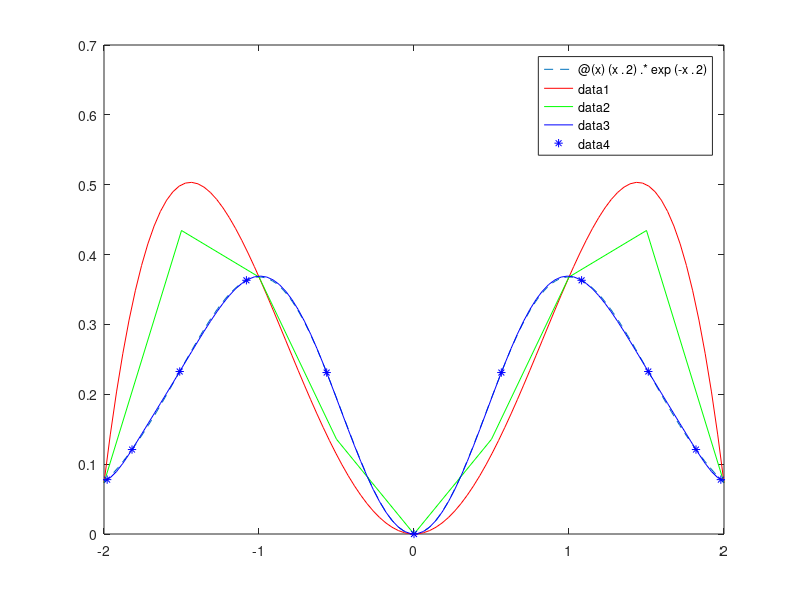

Reproduce this figure in MATLAB.
%% Polinomio Lagrange y Spline
a=-5;
b=5;
f=@(x) 1./(1+x.^2);
%nodos equiespaciados
fplot(f,[a b],'--')
x1=a:b;
p=polyfit(x1,f(x1),10);
x=linspace(a,b); %para que el grafico sea continuo
figure(1)
hold on
plot(x,polyval(p,x),'r')
xs=a:.25:b;
sp=spline(x1,f(x1),xs);
plot(xs,sp,'g-')
hold off
%% Nodos de Chebyshev
a=-5;
b=5;
nmax=10;
f=@(x) 1./(1+x.^2);
for j=1:nmax+1
    nodo(j)=(b+a)/2+(b-a)*cos((2*(j-1)+1)*pi/(2*nmax+2))/2;
end
pchev=polyfit(nodo,f(nodo),nmax);
x=linspace(a,b);
hold on
plot(x,polyval(pchev,x),'b',nodo,f(nodo),'*b')
hold off
%% Polinomio Lagrange y Spline
a=-2;
b=2;
f=@(x) (x.^2).*exp(-x.^2);
%nodos equiespaciados
fplot(f,[a b],'--')
x1=a:b;
p=polyfit(x1,f(a:b),4);
x=linspace(a,b); %para que el grafico sea continuo
figure(1)
hold on
plot(x,polyval(p,x),'r')
xs=a:.5:b;
sp=spline(x1,f(x1),xs);
plot(xs,sp,'g-')
hold off
f(0.5)
p % p son los coeficientes del polinomio de chebyshev
%% Nodos de Chebyshev
a=-2;
b=2;
nmax=10;
for j=1:nmax+1
    nodo(j)=(b+a)/2+(b-a)*cos((2*(j-1)+1)*pi/(2*nmax+2))/2;
end
pchev=polyfit(nodo,f(nodo),nmax);
x=linspace(a,b);
hold on
plot(x,polyval(pchev,x),'b',nodo,f(nodo),'*b')
hold off